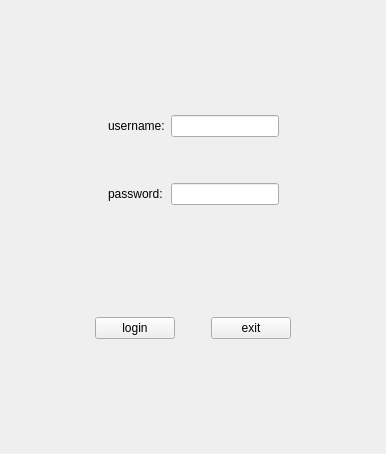
<?xml version="1.0" encoding="UTF-8"?>
<ui version="4.0">
 <class>MainWindow</class>
 <widget class="QMainWindow" name="MainWindow">
  <property name="geometry">
   <rect>
    <x>0</x>
    <y>0</y>
    <width>386</width>
    <height>454</height>
   </rect>
  </property>
  <property name="minimumSize">
   <size>
    <width>386</width>
    <height>454</height>
   </size>
  </property>
  <property name="maximumSize">
   <size>
    <width>386</width>
    <height>454</height>
   </size>
  </property>
  <property name="windowTitle">
   <string>MainWindow</string>
  </property>
  <widget class="QWidget" name="centralwidget">
   <layout class="QVBoxLayout" name="verticalLayout">
    <item>
     <widget class="QWidget" name="widget" native="true">
      <property name="sizePolicy">
       <sizepolicy hsizetype="Preferred" vsizetype="Fixed">
        <horstretch>0</horstretch>
        <verstretch>0</verstretch>
       </sizepolicy>
      </property>
      <layout class="QGridLayout" name="gridLayout">
       <property name="leftMargin">
        <number>0</number>
       </property>
       <property name="topMargin">
        <number>0</number>
       </property>
       <property name="rightMargin">
        <number>0</number>
       </property>
       <property name="bottomMargin">
        <number>0</number>
       </property>
       <item row="0" column="0">
        <spacer name="horizontalSpacer_4">
         <property name="orientation">
          <enum>Qt::Horizontal</enum>
         </property>
         <property name="sizeHint" stdset="0">
          <size>
           <width>40</width>
           <height>20</height>
          </size>
         </property>
        </spacer>
       </item>
       <item row="1" column="1">
        <spacer name="verticalSpacer">
         <property name="orientation">
          <enum>Qt::Vertical</enum>
         </property>
         <property name="sizeHint" stdset="0">
          <size>
           <width>20</width>
           <height>40</height>
          </size>
         </property>
        </spacer>
       </item>
       <item row="0" column="1">
        <widget class="QLabel" name="label">
         <property name="text">
          <string>username:</string>
         </property>
        </widget>
       </item>
       <item row="2" column="1">
        <widget class="QLabel" name="label_2">
         <property name="text">
          <string>password:</string>
         </property>
        </widget>
       </item>
       <item row="0" column="2">
        <widget class="QLineEdit" name="lineEdit"/>
       </item>
       <item row="2" column="2">
        <widget class="QLineEdit" name="lineEdit_2">
         <property name="echoMode">
          <enum>QLineEdit::Password</enum>
         </property>
        </widget>
       </item>
       <item row="0" column="3">
        <spacer name="horizontalSpacer_5">
         <property name="orientation">
          <enum>Qt::Horizontal</enum>
         </property>
         <property name="sizeHint" stdset="0">
          <size>
           <width>40</width>
           <height>20</height>
          </size>
         </property>
        </spacer>
       </item>
      </layout>
     </widget>
    </item>
    <item>
     <widget class="QWidget" name="widget_3" native="true">
      <property name="sizePolicy">
       <sizepolicy hsizetype="Preferred" vsizetype="Fixed">
        <horstretch>0</horstretch>
        <verstretch>0</verstretch>
       </sizepolicy>
      </property>
      <layout class="QHBoxLayout" name="horizontalLayout_3">
       <property name="leftMargin">
        <number>0</number>
       </property>
       <property name="topMargin">
        <number>0</number>
       </property>
       <property name="rightMargin">
        <number>0</number>
       </property>
       <property name="bottomMargin">
        <number>0</number>
       </property>
       <item>
        <spacer name="horizontalSpacer">
         <property name="orientation">
          <enum>Qt::Horizontal</enum>
         </property>
         <property name="sizeHint" stdset="0">
          <size>
           <width>40</width>
           <height>20</height>
          </size>
         </property>
        </spacer>
       </item>
       <item>
        <widget class="QPushButton" name="pushButton">
         <property name="text">
          <string>login</string>
         </property>
        </widget>
       </item>
       <item>
        <spacer name="horizontalSpacer_3">
         <property name="orientation">
          <enum>Qt::Horizontal</enum>
         </property>
         <property name="sizeType">
          <enum>QSizePolicy::Fixed</enum>
         </property>
         <property name="sizeHint" stdset="0">
          <size>
           <width>30</width>
           <height>20</height>
          </size>
         </property>
        </spacer>
       </item>
       <item>
        <widget class="QPushButton" name="pushButton_2">
         <property name="text">
          <string>exit</string>
         </property>
        </widget>
       </item>
       <item>
        <spacer name="horizontalSpacer_2">
         <property name="orientation">
          <enum>Qt::Horizontal</enum>
         </property>
         <property name="sizeHint" stdset="0">
          <size>
           <width>40</width>
           <height>20</height>
          </size>
         </property>
        </spacer>
       </item>
      </layout>
     </widget>
    </item>
   </layout>
  </widget>
 </widget>
 <resources/>
 <connections/>
</ui>
